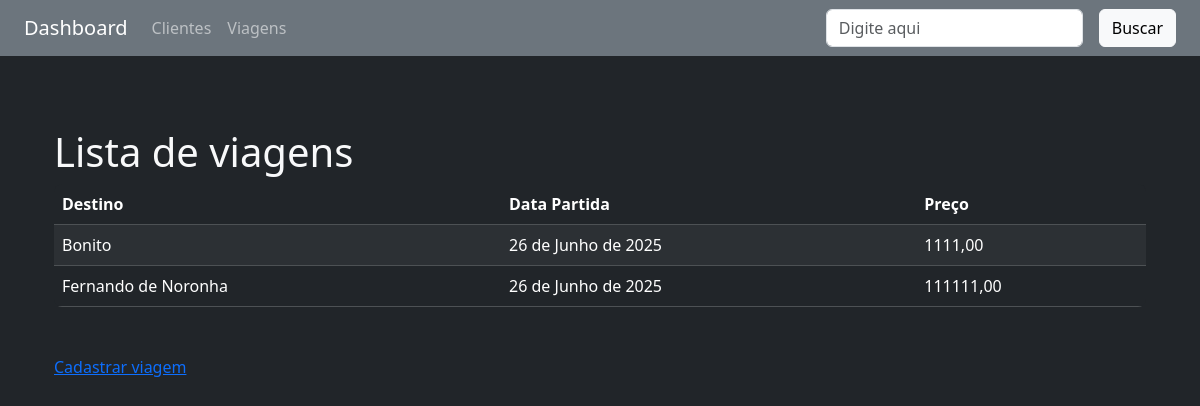
The page /viagens/ on the database its author committed.
### viagens/models.py (models this page shows, shortened)
class Viagem(models.Model):
    destino = models.CharField(max_length=100)
    data_partida = models.DateField()
    preco = models.DecimalField(max_digits=8, decimal_places=2)
    clientes = models.ManyToManyField(Cliente)

### viagens/views.py (the view)
# urls.py: path("", viagens, name="lista"),
def viagens(request):
    query = request.GET.get('busca', '')
    if query:
        viagens = Viagem.objects.filter(destino__icontains=query)
    else:
        viagens = Viagem.objects.all()
    dados = {'viagens': viagens, 'query': query}
    return render(request, 'viagens/lista.html', dados)

### viagens/templates/viagens/lista.html
{% extends 'base.html' %}
{% block content %}
    <div class="container-sm mt-5">
    <h1 class="h1">Lista de viagens</h1>
</div>
<div class="container-sm mt-2">
    <div class="bg-dark rounded-3 overflow-hidden">
        <table cellpadding="5" cellspacing="1" class="table table-dark table-striped mb-0">
        <thead>
            <tr>
                <th>Destino</th>
                <th>Data Partida</th>
                <th>Preço</th>
            </tr>
        </thead>
        <tbody>
            {% for viagem in viagens %}
            <tr>
                <td>{{ viagem.destino }}</td>
                <td>{{ viagem.data_partida }}</td>
                <td>{{ viagem.preco }}</td>
            </tr>
            {% empty %}
            <tr>
                <td colspan="4">Nenhuma viagem cadastrada.</td>
            </tr>
            {% endfor %}
        </tbody>
    </table>
    </div>
    </div>
    <div class="container-sm mt-5">
    <a href="{% url 'viagens:cadastrar' %}">Cadastrar viagem</a>
</div>
{% endblock %}

### rows shown on the page
Viagem: destino "Bonito", data_partida "26 de Junho de 2025", preco "1111,00"
Viagem: destino "Fernando de Noronha", data_partida "26 de Junho de 2025", preco "111111,00"
